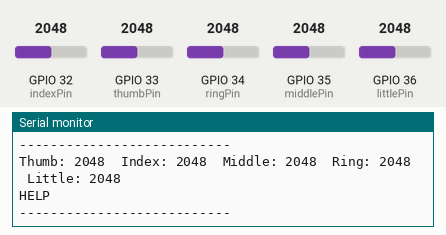
The sketch below on a simulated ESP32. Shown: the last lines printed to the serial monitor. The test bench sets the inputs (shaded band); at power-on: GPIO 33 (thumbPin) = 2048, GPIO 32 (indexPin) = 2048, GPIO 35 (middlePin) = 2048, GPIO 34 (ringPin) = 2048, GPIO 36 (littlePin) = 2048.

Above: at 1.4 s.
1.5 s: GPIO 33 (thumbPin) set to 960
At 2.2 s:
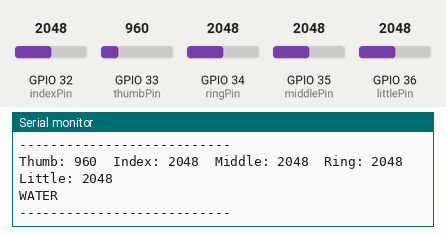
3.8 s: GPIO 32 (indexPin) set to 610
At 5.0 s:
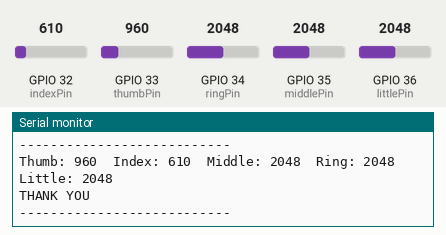
6.6 s: GPIO 35 (middlePin) set to 960
At 7.8 s:
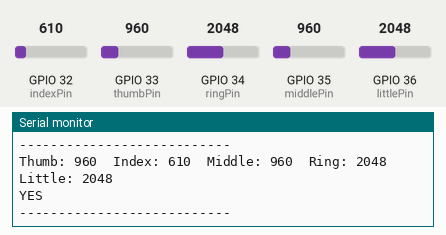
9.4 s: GPIO 34 (ringPin) set to 860
At 10.6 s:
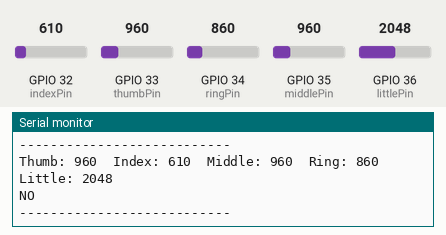
12.2 s: GPIO 36 (littlePin) set to 2866
At 13.2 s:
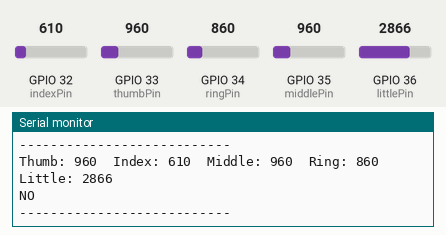
13.7 s: GPIO 32 (indexPin) set to 690
At 14.8 s:
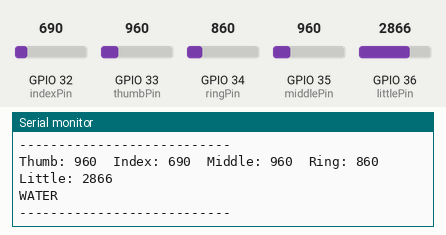
Timing chart, 0 to 16.2 s (numbered marks = the images above; inputs shaded):
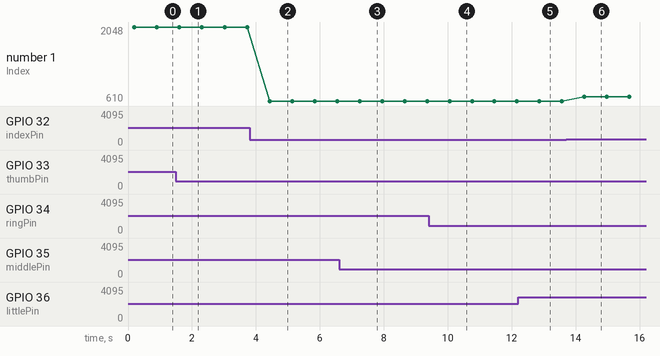

The sketch:

gloveCode.ino
```cpp
// Pin configuration (ESP32 ADC pins)
const int thumbPin  = 33;
const int indexPin  = 32;
const int middlePin = 35;
const int ringPin   = 34;
const int littlePin = 36;

// Thresholds (adjust after calibration)
int thumbThreshold  = 1000;
int indexThreshold  = 650;
int middleThreshold = 980;
int ringThreshold   = 900;
int littleThreshold = 900;

// ---- Detection functions ----
bool isThumbBent(int value)  { return (value > thumbThreshold);  }
bool isIndexBent(int value)  { return (value > indexThreshold);  }
bool isMiddleBent(int value) { return (value > middleThreshold); }
bool isRingBent(int value)   { return (value > ringThreshold);   }
bool isLittleBent(int value) { return (value > littleThreshold); }

void setup() {
  Serial.begin(115200);
  delay(200);
  Serial.println("Finger Bend Detection Started...");
}

void loop() {
  // Read all sensor values
  int thumbVal  = analogRead(thumbPin);
  int indexVal  = analogRead(indexPin);
  int middleVal = analogRead(middlePin);
  int ringVal   = analogRead(ringPin);
  int littleVal = analogRead(littlePin);

  // Print all values on one line
  Serial.print("Thumb: ");  Serial.print(thumbVal);
  Serial.print("  Index: ");  Serial.print(indexVal);
  Serial.print("  Middle: "); Serial.print(middleVal);
  Serial.print("  Ring: ");   Serial.print(ringVal);
  Serial.print("  Little: "); Serial.println(littleVal);

  // Check each finger and send message if bent
  if (isThumbBent(thumbVal)) {
    Serial.println("HELP");
  }
  else if (isIndexBent(indexVal)) {
    Serial.println("WATER");
  }
  else if (isMiddleBent(middleVal)) {
    Serial.println("THANK YOU");
  }
  else if (isRingBent(ringVal)) {
    Serial.println("YES");
  }
  else if (isLittleBent(littleVal)) {
    Serial.println("NO");
  }

  Serial.println("---------------------------");
  delay(700); // delay for readability
}
```

Measured:
- after the input at 1.5 s, the serial monitor: prints a new line after 0.11 s (image 1)
- after the input at 3.8 s, the serial monitor: prints a new line after 0.63 s (image 2)
- after the input at 6.6 s, the serial monitor: prints a new line after 0.64 s (image 3)
- after the input at 9.4 s, the serial monitor: prints a new line after 0.66 s (image 4)
- after the input at 12.2 s, the serial monitor: prints a new line after 0.67 s (image 5)
- after the input at 13.7 s, the serial monitor: prints a new line after 0.57 s (image 6)
- plotted number 1: 2048 → 610 after the input at 3.8 s, 610 → 690 after the input at 13.7 s
